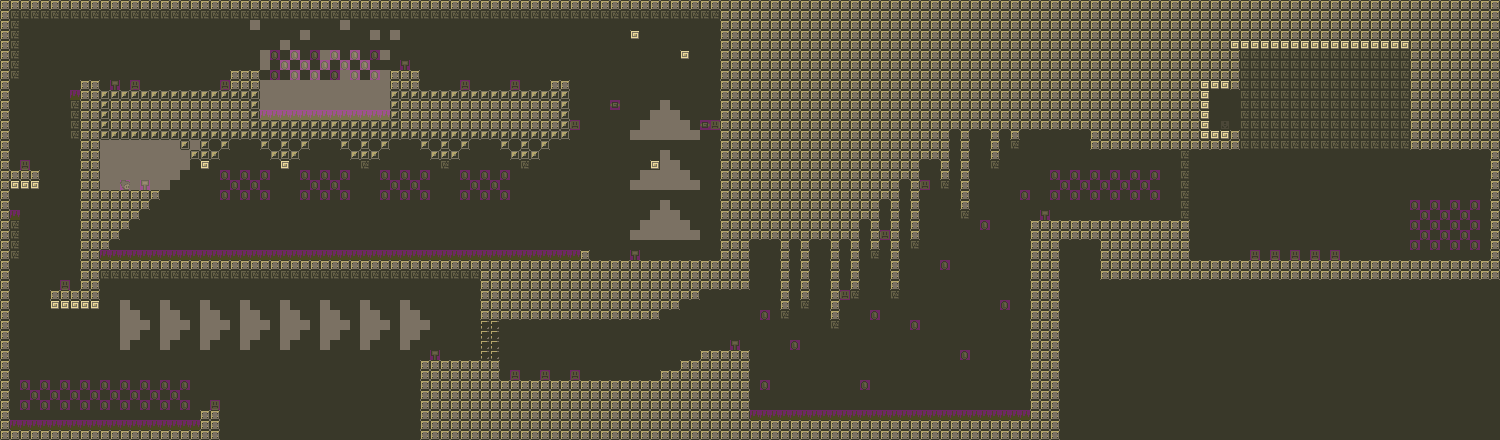

This is a level from a 2D game, rendered from its Tiled map with the project's own tilesets. A one-line summary and the map file follow, with tile-layer data summarised:
An orthogonal 150x44 tile map with 10x10 px tiles, 3 tile layers (background, middle, entities), 2 tilesets and 1 object.

<map version="1.0" orientation="orthogonal" width="150" height="44" tilewidth="10" tileheight="10">
 <tileset firstgid="1" name="tileset1" tilewidth="10" tileheight="10">
  <image source="../images/tileset1.bmp" width="320" height="240" />
  <tile id="0">
   <properties>
    <property name="collide" value="true" />
   </properties>
  </tile>
  <tile id="1">
   <properties>
    <property name="collide" value="true" />
    <property name="hook" value="true" />
   </properties>
  </tile>
  <tile id="3">
   <properties>
    <property name="collide" value="true" />
   </properties>
  </tile>
 </tileset>
 <tileset firstgid="769" name="entities" tilewidth="10" tileheight="10">
  <image source="../images/entities.bmp" trans="ff00ff" width="320" height="240" />
 </tileset>
 <layer name="background" width="150" height="44">
  <data>[6600 cells, 6600 non-empty, 3 distinct tile ids]</data>
 </layer>
 <layer name="middle" width="150" height="44">
  <data>[6600 cells, 2319 non-empty, 3 distinct tile ids]</data>
 </layer>
 <layer name="entities" width="150" height="44" opacity="0.27">
  <data>[6600 cells, 576 non-empty, 11 distinct tile ids]</data>
 </layer>
 <objectgroup name="camera" width="150" height="44">
  <object x="1180" y="40" width="320" height="230" />
 </objectgroup>
</map>